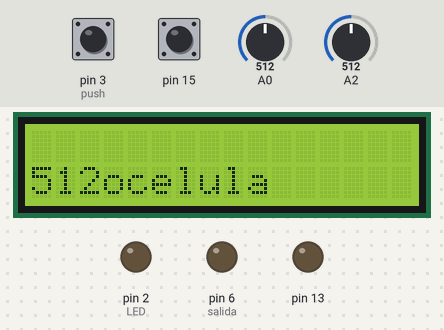
Recording of a sketch running on a simulated Arduino Uno, built with avr-gcc and run on an emulated ATmega328P. Shown: 16×2 character LCD, output pins drawn as LEDs (lit = HIGH). The test bench sets the inputs (shaded band); at power-on: A0 = 512, A2 = 512, pin 3 (push) LOW, pin 15 HIGH. What the sketch prints to the serial monitor is not drawn.

Above: at 1.2 s.
1.3 s: A0 set to 501
At 1.49 s:
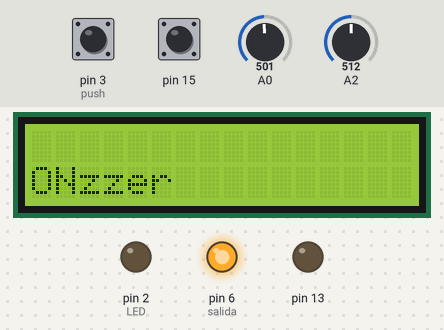
3.1 s: A0 set to 263
4.6 s: A0 set to 245
At 4.93 s:
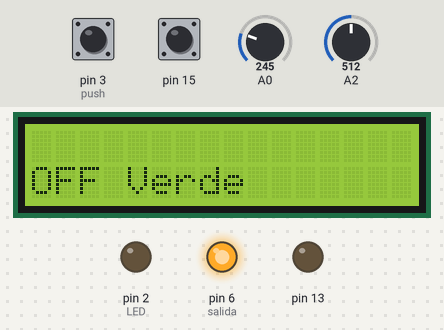
7.2 s: A0 set to 900
At 7.47 s:
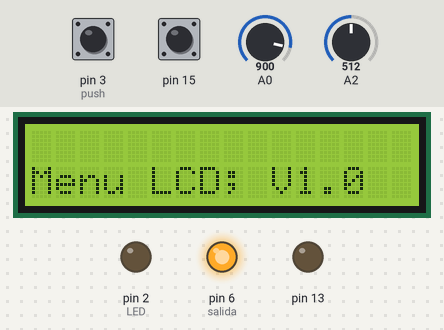
9.8 s: A0 set to 716
At 10.09 s:
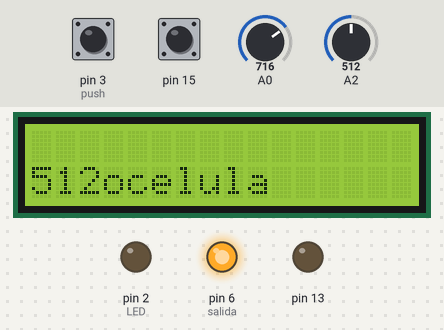
12.3 s: A2 set to 104
At 12.63 s:
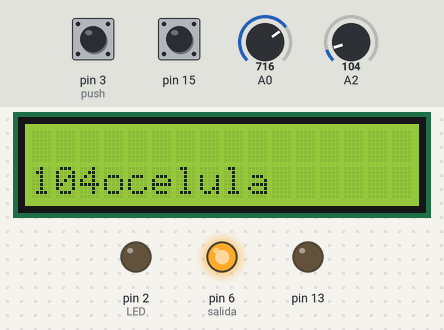
13.9 s: A2 set to 93
At 14.21 s:
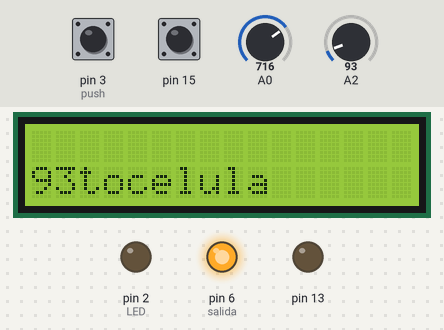
Timing chart, 0 to 16.9 s (numbered marks = the images above; inputs shaded):
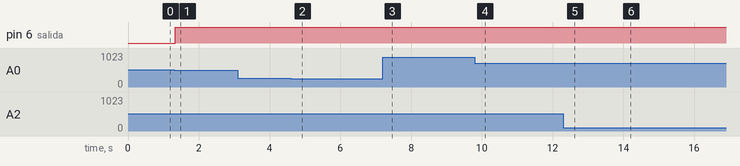

Measured:
- the behaviour switches between 512 and 511 on A0 (found by bisection; images 0 and 1)
- the behaviour switches between 256 and 255 on A0 (found by bisection; images 1 and 2)
- the behaviour switches between 100 and 99 on A2 (found by bisection; images 5 and 6)
- after the input at 1.3 s, pin 6 (salida): LOW → HIGH at once; the display: first differs from a run without the input at once (image 1)
- after the input at 4.6 s, the display: first differs from a run without the input after 0.18 s (image 2)
- after the input at 7.2 s, the display: first differs from a run without the input after 0.12 s (image 3)
- after the input at 9.8 s, the display: first differs from a run without the input after 0.15 s (image 4)
- after the input at 12.3 s, the display: first differs from a run without the input after 0.18 s (image 5)
- after the input at 13.9 s, the display: first differs from a run without the input after 0.17 s (image 6)

The sketch:

AAAMenu_Potenciometro.ino
```cpp
//Menu Potenciometro

#include <Wire.h>
#include <LCD.h>
#include <LiquidCrystal_I2C.h>


#define I2C_ADDR 0x27  //ese 0x significa que es hexadecimal, no decimal

LiquidCrystal_I2C lcd(I2C_ADDR,2,1,0,4,5,6,7);

//Incluir las rutinas de las pestañas

int puntero;  //puntero para el menu de switch
int salida;  //conexion del LED y buzzer
int fotocelula;  //conexion fotocelula
String TextoCase;  //cadena de caracteres del texto que vamos a poner en pantalla

//salida
const int LED= 2;  //pin de conexion del interruptor
//interruptor
const int push= 3;  //pin del pulsador

//inicialización de variables
int push_lee=0;  //almaceno el valor de la lectura del pulsador
int estadoLED=0;  //almaceno estado del LED
int estadoAnterior=0;  //almaceno el estado anterior del interruptor

//llamada a las rutinas
void AnuncioFinal();
void EstadoPush();
void Interruptor();
void Posicion();

void setup() {
//activar el modulo LCD y encendido de la luz
lcd.begin(16,2);
lcd.setBacklightPin(3,POSITIVE);
lcd.setBacklight(HIGH);

//inicializamos las variables
//LED Verde
pinMode(LED,OUTPUT);  //salida
//interruptor
pinMode(push,INPUT);  //entrada

//LED Rojo
pinMode(13,OUTPUT);
//buzzer
pinMode(6,OUTPUT);

digitalWrite(15,HIGH);

Serial.begin(9600);  //monitor serial
}
//------Función ciclica

void loop() {
//puntero por mapeo, Potenciómetro
puntero=analogRead(0);  //lee A0 y guarda valor
puntero=map(puntero,0,1023,0,4);  //relacionamos las tensiones con el 0,1,2,3 y 4


//-----SWITCH-----
switch(puntero){
  case 0:  //LED Rojo Pulsador
  TextoCase="LED Verde";  //Texto LCD
  Posicion();  //llamada a la rutina
  Interruptor();  //llamada a la rutina, submenu

  break;
  case 1:
  TextoCase=("Buzzer"); //texto en la primera linea
  Posicion();
  salida=6;  //pin de conexion del buzzer
  EstadoPush();  //llamada a la rutina, submenu
  break;
  case 2:
  TextoCase="Fotocelula";  //texto1 linea LCD
  Posicion();
  fotocelula=analogRead(2);  //lectura del pin A2
  //valor en pantalla LCD
  lcd.setCursor(0,1);  //asignamos la posicion

  lcd.print(fotocelula);  //valor de la fotocelula
  break;
  case 3:
  TextoCase="Menu en Arbol";  //Texto 1 linea LCD
  Posicion();
  AnuncioFinal();  //lamada a la rutina
  break;
}
delay(300);
lcd.clear();
}
```

AnuncioFinal.ino
```cpp
void AnuncioFinal(){
  lcd.setCursor(0,1);
  lcd.print("Menu LCD; V1.0");
}
```

EstadoPush.ino
```cpp
void EstadoPush(){

int buton=digitalRead(15);  //lectura pin 15 pulsador(A1)
Serial.print(buton);  //escribe valor al puerto serial

//condicional
if(buton == HIGH){  // condional si esta pulsado ...

  digitalWrite(salida,HIGH);  //escribe en variable de salida
  //escribe en LCD
  lcd.setCursor(0,1);  //posicion, linea 1 posicion 0
  lcd.print("ON");
}
else{
  digitalWrite(salida,LOW);  //escribe en variable de salida
  //escribe en LCD
  lcd.setCursor(0,1);  //posicion
  lcd.print("OFF");  //texto
}


}
```

Interruptor.ino
```cpp
void Interruptor(){

  push_lee=digitalRead(push);  //lee y guarda lectura del pin 3(variable push)
  if((push_lee==1) && (estadoAnterior)){
     estadoLED = 1 - estadoLED;
     delay (10);
  }
  estadoAnterior=push_lee;

  if(estadoLED==1){
    digitalWrite(LED,HIGH);
    lcd.setCursor(5,1);
    lcd.print("ON");
  }else{
    digitalWrite(LED,LOW);
    lcd.setCursor(0,1);
    lcd.print("OFF");
  }
}
```

Posicion.ino
```cpp
void Posicion(){

  lcd.setCursor(0,1);  //posicion 0 linea 1
  lcd.print(TextoCase);//Texto a escribir

}
```
